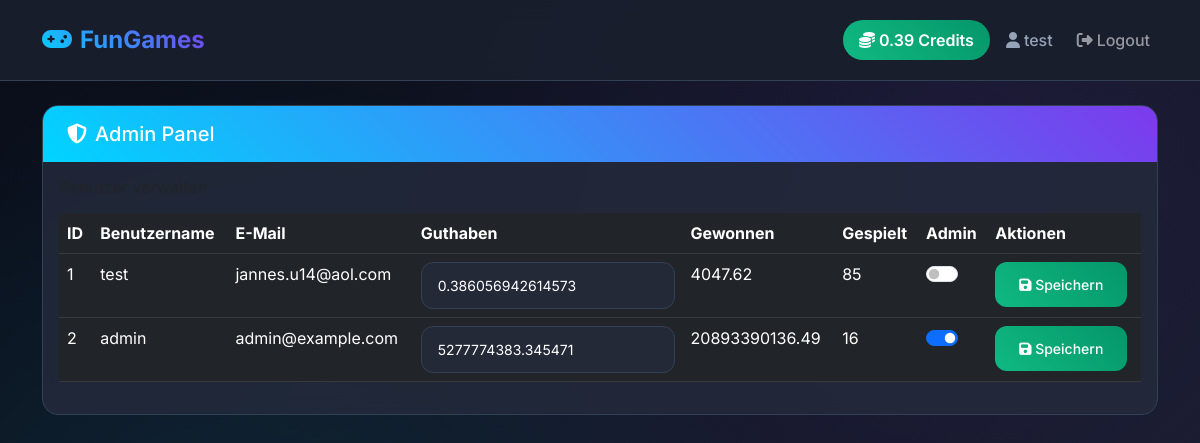
The page /admin (signed in) on the database its author committed.
### tables this page shows
CREATE TABLE users
                 (id INTEGER PRIMARY KEY AUTOINCREMENT,
                  username TEXT UNIQUE NOT NULL,
                  email TEXT UNIQUE NOT NULL,
                  password_hash TEXT NOT NULL,
                  balance REAL DEFAULT 1000.0,
                  total_won REAL DEFAULT 0.0,
                  total_wagered REAL DEFAULT 0.0,
                  games_played INTEGER DEFAULT 0,
                  created_at TIMESTAMP DEFAULT CURRENT_TIMESTAMP, is_admin INTEGER DEFAULT 0);

### main.py (the view)
@app.route('/admin')
def admin_panel():
    user = get_user()
    if not user or not user.get('is_admin', 0):
        flash('Zugriff verweigert!')
        return redirect(url_for('index'))
    conn = sqlite3.connect('fungames.db')
    c = conn.cursor()
    c.execute('SELECT id, username, email, balance, total_won, total_wagered, games_played, is_admin FROM users')
    users = c.fetchall()
    conn.close()
    users_list = []
    for u in users:
        users_list.append({
            'id': u[0],
            'username': u[1],
            'email': u[2],
            'balance': u[3],
            'total_won': u[4],
            'total_wagered': u[5],
            'games_played': u[6],
            'is_admin': u[7]
        })
    return render_template('admin.html', user=user, users=users_list)

### main.py (called while the page is built)
def get_user():
    if 'user_id' in session:
        conn = sqlite3.connect('fungames.db')
        c = conn.cursor()
        c.execute('SELECT * FROM users WHERE id = ?', (session['user_id'],))
        user_data = c.fetchone()
        conn.close()
        if user_data:
            return {
                'id': user_data[0],
                'username': user_data[1],
                'email': user_data[2],
                'balance': user_data[4],
                'total_won': user_data[5],
                'total_wagered': user_data[6],
                'games_played': user_data[7],
                'is_admin': user_data[8]  # Added admin flag
            }
    return None

### templates/admin.html (shortened to what this page needs)
{% extends "base.html" %}
{% block content %}
<div class="row">
    <div class="col-12">
        <div class="card">
            <div class="card-header">
                <h5 class="mb-0">
                    <i class="fas fa-shield-alt me-2"></i>Admin Panel
                </h5>
            </div>
            <div class="card-body">
                <h6 class="mb-3">Benutzer verwalten</h6>
                <div class="table-responsive">
                    <table class="table table-dark table-hover">
                        <thead>
                            <tr>
                                <th>ID</th>
                                <th>Benutzername</th>
                                <th>E-Mail</th>
                                <th>Guthaben</th>
                                <th>Gewonnen</th>
                                <th>Gespielt</th>
                                <th>Admin</th>
                                <th>Aktionen</th>
                            </tr>
                        </thead>
                        <tbody>
                            {% for u in users %}
                            <tr>
                                <td>{{ u.id }}</td>
                                <td>{{ u.username }}</td>
                                <td>{{ u.email }}</td>
                                <td>
                                    <input type="number" class="form-control form-control-sm balance-input"
                                           data-user-id="{{ u.id }}" value="{{ u.balance }}" step="0.01">
                                </td>
                                <td>{{ "%.2f"|format(u.total_won) }}</td>
                                <td>{{ u.games_played }}</td>
                                <td>
                                    <div class="form-check form-switch">
                                        <input class="form-check-input admin-toggle" type="checkbox"
                                               data-user-id="{{ u.id }}" {% if u.is_admin %}checked{% endif %}>
                                    </div>
                                </td>
                                <td>
                                    <button class="btn btn-sm btn-success save-balance" data-user-id="{{ u.id }}">
                                        <i class="fas fa-save"></i> Speichern
                                    </button>
                                </td>
                            </tr>
                            {% endfor %}
                        </tbody>
                    </table>
                </div>
            </div>
        </div>
    </div>
</div>
{% endblock %}

### templates/base.html (shortened to what this page needs)
<!DOCTYPE html>
<html lang="de" data-theme="dark">
<head>
    <link href="https://cdn.jsdelivr.net/npm/bootstrap@5.3.0/dist/css/bootstrap.min.css" rel="stylesheet">
    <link href="https://cdnjs.cloudflare.com/ajax/libs/font-awesome/6.4.0/css/all.min.css" rel="stylesheet">
</head>
<body>
    <nav class="navbar navbar-expand-lg navbar-dark sticky-top">
        <div class="container">
            <a class="navbar-brand" href="{{ url_for('index') }}">
                <i class="fas fa-gamepad me-2"></i>FunGames
            </a>
            <div class="collapse navbar-collapse" id="navbarNav">
                <div class="navbar-nav ms-auto align-items-center">
                    {% if user %}
                        <span class="navbar-text balance-display me-3">
                            <i class="fas fa-coins me-1"></i>{{ "%.2f"|format(user.balance) }} Credits
                        </span>
                        <span class="navbar-text me-3">
                            <i class="fas fa-user me-1"></i>{{ user.username }}
                        </span>
                        <a class="nav-link btn btn-outline-danger btn-sm" href="{{ url_for('logout') }}">
                            <i class="fas fa-sign-out-alt me-1"></i>Logout
                        </a>
                    {% endif %}
                </div>
            </div>
        </div>
    </nav>
    <div class="container mt-4 fade-in">
        {% block content %}{% endblock %}
    </div>
</body>
</html>

### templates/base.html (style rules this page uses)
:root { --bg-primary: #0a0e1a; --bg-secondary: #1a1f2e; --bg-tertiary: #252b3d; --accent-primary: #00d4ff; --accent-secondary: #7c3aed; --accent-success: #10b981; --accent-danger: #ef4444; --accent-warning: #f59e0b; --text-primary: #ffffff; --text-secondary: #94a3b8; --border-color: #334155; }
* { margin: 0; padding: 0; box-sizing: border-box; }
body { font-family: 'Inter', sans-serif; background: linear-gradient(135deg, var(--bg-primary) 0%, var(--bg-secondary) 100%); color: var(--text-primary); min-height: 100vh; overflow-x: hidden; }
body::before { content: ''; position: fixed; top: 0; left: 0; width: 100%; height: 100%; background: radial-gradient(circle at 20% 80%, rgba(0, 212, 255, 0.1) 0%, transparent 50%), radial-gradient(circle at 80% 20%, rgba(124, 58, 237, 0.1) 0%, transparent 50%); z-index: -1; animation: backgroundShift 20s ease-in-out infinite; }
.navbar { background: rgba(26, 31, 46, 0.95) !important; backdrop-filter: blur(10px); border-bottom: 1px solid var(--border-color); padding: 1rem 0; }
.navbar-brand { font-weight: 700; font-size: 1.5rem; background: linear-gradient(45deg, var(--accent-primary), var(--accent-secondary)); -webkit-background-clip: text; -webkit-text-fill-color: transparent; background-clip: text; text-decoration: none; }
.navbar-text { color: var(--text-secondary) !important; font-weight: 500; }
.balance-display { background: linear-gradient(45deg, var(--accent-success), #059669); padding: 0.5rem 1rem; border-radius: 25px; font-weight: 600; color: white !important; animation: balanceGlow 2s ease-in-out infinite alternate; }
.card { background: rgba(37, 43, 61, 0.8); border: 1px solid var(--border-color); border-radius: 16px; backdrop-filter: blur(10px); transition: all 0.3s ease; overflow: hidden; }
.card-header { background: linear-gradient(45deg, var(--accent-primary), var(--accent-secondary)); border: none; color: white; font-weight: 600; padding: 1rem 1.5rem; }
.btn { border-radius: 12px; font-weight: 500; padding: 0.75rem 1.5rem; transition: all 0.3s ease; border: none; position: relative; overflow: hidden; }
.btn::before { content: ''; position: absolute; top: 0; left: -100%; width: 100%; height: 100%; background: linear-gradient(90deg, transparent, rgba(255,255,255,0.2), transparent); transition: left 0.5s; }
.btn-success { background: linear-gradient(45deg, var(--accent-success), #059669); color: white; }
.form-control, .form-select { background: rgba(37, 43, 61, 0.8); border: 1px solid var(--border-color); border-radius: 12px; color: var(--text-primary); padding: 0.75rem 1rem; transition: all 0.3s ease; }
.fade-in { animation: fadeIn 0.5s ease-in; }

### rows shown on the page
users: balance "0.39", username "test", id "1", email "jannes.u14@aol.com", balance "0.386056942614573", total_won "4047.62", games_played "85"
users: id "2", username "admin", email "admin@example.com", balance "5277774383.345471", total_won "20893390136.49", games_played "16", is_admin "☑"
